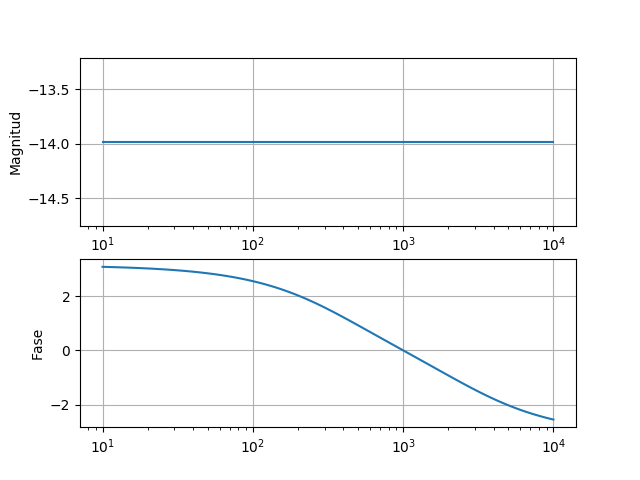

Recreate this plot in Python.
import numpy as np
#from control import pzmap,TransferFunction
from scipy import signal as sig
from matplotlib import pyplot as plt

C = 1*(10**(-6))
R = 1*(10**3)

num = np.array([ -1.,    3/(R*C),   -1/(C*C*R*R)   ])
den = np.array([ 5,     15/(R*C),    5/(C*C*R*R) ])


H = sig.TransferFunction( num, den )
w, mag, phase = sig.bode(H)

phase_rad = phase * np.pi / 180

plt.figure()

plt.subplot(211)
plt.semilogx(w, mag)        # Bode magnitude plot
plt.grid()
plt.ylabel('Magnitud')


plt.subplot(212)
plt.semilogx(w, phase_rad)  # Bode phase plot
plt.grid()
plt.ylabel('Fase')

plt.show()

#pzmap(H, Plot=True, title='Pole Zero Map')
